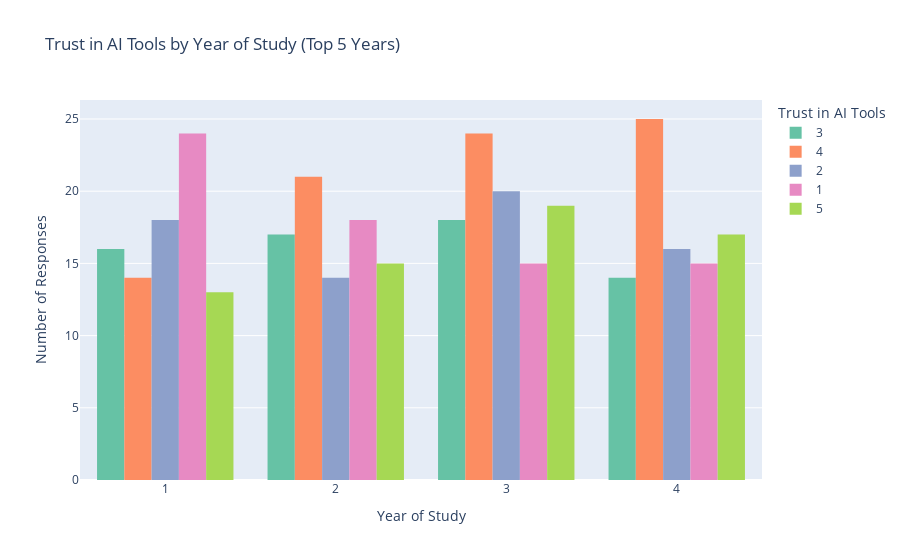

The notebook cell this image was saved under:
### Code cell
import plotly.express as px

fig = px.histogram(
    df1,
    x="Year_of_Study",
    color="Trust_in_AI_Tools",
    barmode="group",
    title="Trust in AI Tools by Year of Study (Top 5 Years)",
    labels={
        "Year_of_Study": "Year of Study",
        "Trust_in_AI_Tools": "Trust in AI Tools",
        "count": "Number of Responses"
    },
    color_discrete_sequence=px.colors.qualitative.Set2
)

fig.update_layout(
    xaxis_title="Year of Study",
    yaxis_title="Number of Responses",
    bargap=0.2
)

fig.show()

### Figure 1 — Plotly figure (JSON) as saved in the notebook; plotly's stock layout.template omitted (floating-point values rounded to 4 significant figures)
{"data": [{"alignmentgroup": "True", "bingroup": "x", "hovertemplate": "Trust in AI Tools=3<br>Year of Study=%{x}<br>count=%{y}<extra></extra>", "legendgroup": "3", "marker": {"color": "rgb(102,194,165)", "pattern": {"shape": ""}}, "name": "3", "offsetgroup": "3", "orientation": "v", "showlegend": true, "type": "histogram", "x": [2, 3, 3, 2, 2, 1, 1, 4, 3, 2, 3, 4, 3, 2, 1, 2, 1, 3, 2, 1, 3, 2, 3, 1, 3, 3, 2, 1, 1, 1, 2, 4, 4, 3, 4, 4, 2, 1, 4, 1, 2, 3, 3, 4, 4, 4, 1, 2, 1, 3, 1, 1, 3, 3, 2, 2, 4, 4, 2, 4, 1, 2, 4, 3, 3], "xaxis": "x", "yaxis": "y"}, {"alignmentgroup": "True", "bingroup": "x", "hovertemplate": "Trust in AI Tools=4<br>Year of Study=%{x}<br>count=%{y}<extra></extra>", "legendgroup": "4", "marker": {"color": "rgb(252,141,98)", "pattern": {"shape": ""}}, "name": "4", "offsetgroup": "4", "orientation": "v", "showlegend": true, "type": "histogram", "x": [2, 2, 4, 1, 4, 1, 4, 1, 3, 1, 3, 1, 4, 3, 2, 2, 1, 3, 3, 2, 2, 2, 4, 3, 4, 3, 2, 2, 3, 2, 4, 2, 3, 3, 2, 3, 4, 3, 1, 2, 1, 4, 3, 3, 3, 2, 2, 4, 4, 1, 3, 3, 2, 2, 1, 4, 3, 3, 1, 3, 4, 4, 3, 4, 4, 4, 1, 4, 4, 1, 3, 4, 1, 4, 2, 4, 3, 2, 2, 3, 4, 4, 4, 2], "xaxis": "x", "yaxis": "y"}, {"alignmentgroup": "True", "bingroup": "x", "hovertemplate": "Trust in AI Tools=2<br>Year of Study=%{x}<br>count=%{y}<extra></extra>", "legendgroup": "2", "marker": {"color": "rgb(141,160,203)", "pattern": {"shape": ""}}, "name": "2", "offsetgroup": "2", "orientation": "v", "showlegend": true, "type": "histogram", "x": [3, 3, 3, 3, 3, 1, 4, 3, 3, 2, 2, 3, 2, 2, 2, 1, 4, 1, 4, 4, 3, 1, 4, 4, 3, 4, 2, 4, 3, 3, 1, 3, 1, 1, 2, 4, 4, 1, 1, 4, 1, 1, 3, 3, 4, 1, 3, 3, 2, 1, 1, 2, 4, 4, 2, 3, 2, 1, 4, 2, 1, 4, 1, 2, 1, 2, 3, 3], "xaxis": "x", "yaxis": "y"}, {"alignmentgroup": "True", "bingroup": "x", "hovertemplate": "Trust in AI Tools=1<br>Year of Study=%{x}<br>count=%{y}<extra></extra>", "legendgroup": "1", "marker": {"color": "rgb(231,138,195)", "pattern": {"shape": ""}}, "name": "1", "offsetgroup": "1", "orientation": "v", "showlegend": true, "type": "histogram", "x": [1, 1, 2, 1, 3, 3, 1, 4, 2, 2, 3, 1, 1, 1, 2, 4, 4, 4, 3, 1, 1, 1, 3, 3, 2, 1, 3, 4, 3, 2, 2, 2, 2, 4, 4, 1, 3, 4, 2, 1, 4, 4, 3, 4, 4, 2, 4, 1, 1, 1, 3, 1, 2, 2, 2, 1, 1, 4, 2, 2, 1, 1, 1, 4, 1, 1, 2, 3, 2, 3, 3, 3], "xaxis": "x", "yaxis": "y"}, {"alignmentgroup": "True", "bingroup": "x", "hovertemplate": "Trust in AI Tools=5<br>Year of Study=%{x}<br>count=%{y}<extra></extra>", "legendgroup": "5", "marker": {"color": "rgb(166,216,84)", "pattern": {"shape": ""}}, "name": "5", "offsetgroup": "5", "orientation": "v", "showlegend": true, "type": "histogram", "x": [1, 2, 2, 1, 4, 2, 2, 4, 4, 2, 1, 2, 3, 3, 2, 2, 3, 4, 3, 3, 3, 4, 3, 3, 1, 4, 3, 1, 3, 1, 1, 1, 3, 3, 1, 3, 4, 4, 1, 2, 4, 4, 1, 2, 2, 3, 3, 2, 2, 4, 3, 1, 1, 4, 2, 4, 3, 4, 3, 4, 4, 3, 2, 4], "xaxis": "x", "yaxis": "y"}], "layout": {"bargap": 0.2, "barmode": "group", "legend": {"title": {"text": "Trust in AI Tools"}, "tracegroupgap": 0}, "title": {"text": "Trust in AI Tools by Year of Study (Top 5 Years)"}, "xaxis": {"anchor": "y", "domain": [0, 1], "title": {"text": "Year of Study"}}, "yaxis": {"anchor": "x", "domain": [0, 1], "title": {"text": "Number of Responses"}}}}
